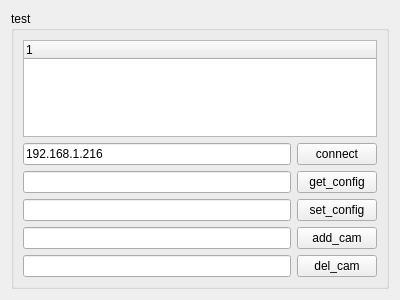
<?xml version="1.0" encoding="UTF-8"?>
<ui version="4.0">
 <class>FormDeviceDetail</class>
 <widget class="QWidget" name="FormDeviceDetail">
  <property name="geometry">
   <rect>
    <x>0</x>
    <y>0</y>
    <width>400</width>
    <height>300</height>
   </rect>
  </property>
  <property name="windowTitle">
   <string>Form</string>
  </property>
  <layout class="QGridLayout" name="gridLayout">
   <item row="0" column="0">
    <widget class="QGroupBox" name="groupBox">
     <property name="title">
      <string>test</string>
     </property>
     <layout class="QGridLayout" name="gridLayout_2">
      <item row="1" column="1">
       <widget class="QPushButton" name="pushButton_connect">
        <property name="text">
         <string>connect</string>
        </property>
       </widget>
      </item>
      <item row="2" column="1">
       <widget class="QPushButton" name="pushButton_get_config">
        <property name="text">
         <string>get_config</string>
        </property>
       </widget>
      </item>
      <item row="4" column="1">
       <widget class="QPushButton" name="pushButton_add_cam">
        <property name="text">
         <string>add_cam</string>
        </property>
       </widget>
      </item>
      <item row="2" column="0">
       <widget class="QLineEdit" name="lineEdit_get_config"/>
      </item>
      <item row="1" column="0">
       <widget class="QLineEdit" name="lineEdit_connect">
        <property name="text">
         <string>192.168.1.216</string>
        </property>
       </widget>
      </item>
      <item row="5" column="0">
       <widget class="QLineEdit" name="lineEdit_del_cam"/>
      </item>
      <item row="4" column="0">
       <widget class="QLineEdit" name="lineEdit_add_cam"/>
      </item>
      <item row="5" column="1">
       <widget class="QPushButton" name="pushButton_del_cam">
        <property name="text">
         <string>del_cam</string>
        </property>
       </widget>
      </item>
      <item row="3" column="0">
       <widget class="QLineEdit" name="lineEdit_set_config"/>
      </item>
      <item row="3" column="1">
       <widget class="QPushButton" name="pushButton_set_config">
        <property name="text">
         <string>set_config</string>
        </property>
       </widget>
      </item>
      <item row="0" column="0" colspan="2">
       <widget class="QTreeWidget" name="treeWidget_device">
        <column>
         <property name="text">
          <string notr="true">1</string>
         </property>
        </column>
       </widget>
      </item>
     </layout>
    </widget>
   </item>
  </layout>
 </widget>
 <resources/>
 <connections/>
</ui>
